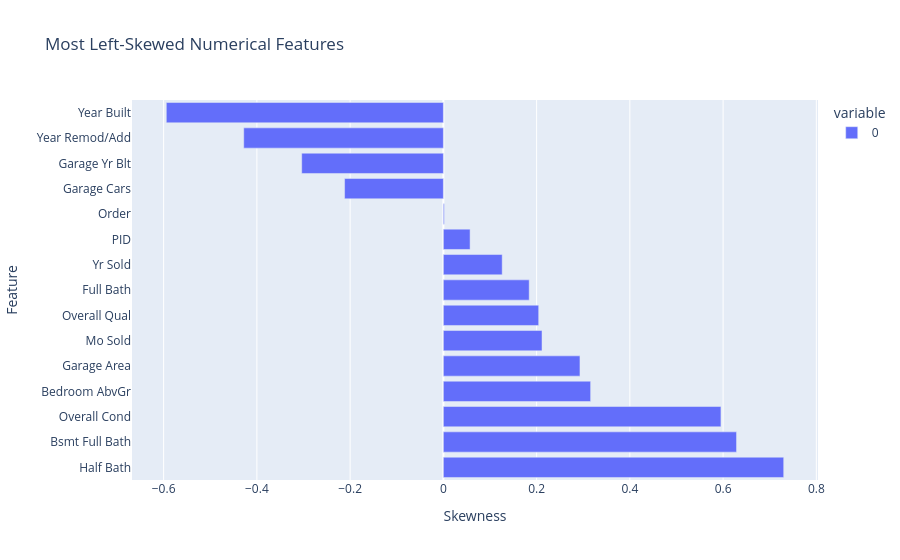

Write notebook code for a chart like this one.
### Code cell
fig = px.bar(
    most_left_skewed.sort_values(ascending=False),
    orientation="h",
    title="Most Left-Skewed Numerical Features",
    labels={
        "value": "Skewness",
        "index": "Feature"
    }
)

fig.show()

### Figure 1 — Plotly figure (JSON) as saved in the notebook; plotly's stock layout.template omitted (floating-point values rounded to 4 significant figures)
{"data": [{"hovertemplate": "variable=0<br>Skewness=%{x}<br>Feature=%{y}<extra></extra>", "legendgroup": "0", "marker": {"color": "#636efa", "pattern": {"shape": ""}}, "name": "0", "orientation": "h", "showlegend": true, "textposition": "auto", "type": "bar", "x": [0.73, 0.6288, 0.5954, 0.3159, 0.293, 0.2116, 0.2045, 0.1841, 0.1262, 0.05731, 0.002033, -0.2119, -0.3039, -0.4282, -0.5943], "xaxis": "x", "y": ["Half Bath", "Bsmt Full Bath", "Overall Cond", "Bedroom AbvGr", "Garage Area", "Mo Sold", "Overall Qual", "Full Bath", "Yr Sold", "PID", "Order", "Garage Cars", "Garage Yr Blt", "Year Remod/Add", "Year Built"], "yaxis": "y"}], "layout": {"barmode": "relative", "legend": {"title": {"text": "variable"}, "tracegroupgap": 0}, "title": {"text": "Most Left-Skewed Numerical Features"}, "xaxis": {"anchor": "y", "domain": [0, 1], "title": {"text": "Skewness"}}, "yaxis": {"anchor": "x", "domain": [0, 1], "title": {"text": "Feature"}}}}
